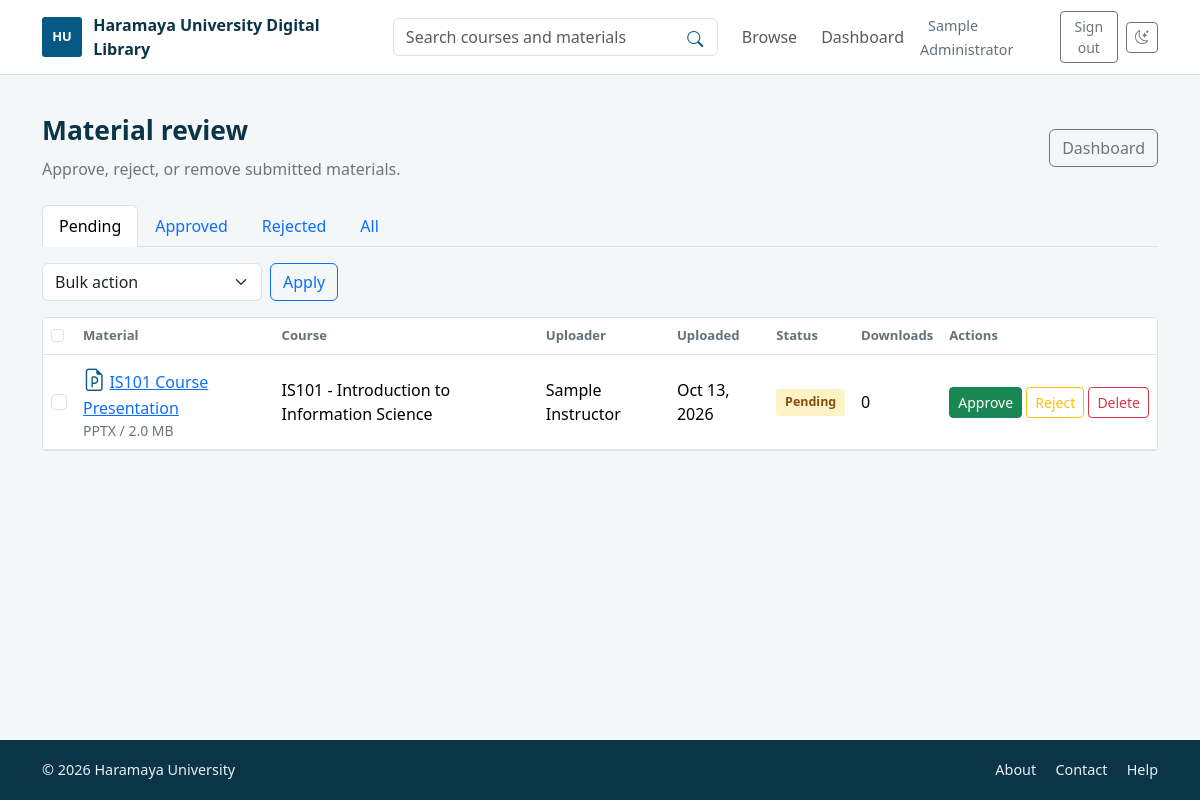
Page /admin/materials.php (signed in) on the committed database.
### tables this page shows
CREATE TABLE IF NOT EXISTS materials (
    material_id BIGINT UNSIGNED NOT NULL AUTO_INCREMENT,
    title VARCHAR(200) NOT NULL,
    description TEXT NULL,
    file_path VARCHAR(255) NOT NULL,
    file_type VARCHAR(10) NOT NULL,
    file_size BIGINT UNSIGNED NOT NULL,
    course_id BIGINT UNSIGNED NOT NULL,
    uploader_id BIGINT UNSIGNED NOT NULL,
    upload_date TIMESTAMP NOT NULL DEFAULT CURRENT_TIMESTAMP,
     
    approved TINYINT(1) NULL DEFAULT NULL,
    download_count BIGINT UNSIGNED NOT NULL DEFAULT 0,
    PRIMARY KEY (material_id),
    UNIQUE KEY uq_materials_file_path (file_path),
    KEY idx_materials_course_approval_date (course_id, approved, upload_date),
    KEY idx_materials_approval_date (approved, upload_date),
    KEY idx_materials_download_count (download_count),
    KEY idx_materials_uploader (uploader_id),
    CONSTRAINT chk_materials_approved CHECK (approved IS NULL OR approved IN (0, 1)),
    CONSTRAINT fk_materials_course
        FOREIGN KEY (course_id) REFERENCES courses (course_id)
        ON UPDATE CASCADE
        ON DELETE CASCADE,
    CONSTRAINT fk_materials_uploader
        FOREIGN KEY (uploader_id) REFERENCES users (user_id)
        ON UPDATE CASCADE
        ON DELETE RESTRICT
);

CREATE TABLE IF NOT EXISTS courses (
    course_id BIGINT UNSIGNED NOT NULL AUTO_INCREMENT,
    course_code VARCHAR(30) NOT NULL,
    course_title VARCHAR(180) NOT NULL,
    department_id SMALLINT UNSIGNED NOT NULL,
    year TINYINT UNSIGNED NOT NULL,
    semester TINYINT UNSIGNED NOT NULL,
    instructor_id BIGINT UNSIGNED NULL,
    PRIMARY KEY (course_id),
    UNIQUE KEY uq_courses_department_code (department_id, course_code),
    KEY idx_courses_curriculum (department_id, year, semester),
    KEY idx_courses_instructor (instructor_id),
    CONSTRAINT chk_courses_year CHECK (year BETWEEN 1 AND 6),
    CONSTRAINT chk_courses_semester CHECK (semester IN (1, 2)),
    CONSTRAINT fk_courses_department
        FOREIGN KEY (department_id) REFERENCES departments (department_id)
        ON UPDATE CASCADE
        ON DELETE RESTRICT,
    CONSTRAINT fk_courses_instructor
        FOREIGN KEY (instructor_id) REFERENCES users (user_id)
        ON UPDATE CASCADE
        ON DELETE SET NULL
);

CREATE TABLE IF NOT EXISTS users (
    user_id BIGINT UNSIGNED NOT NULL AUTO_INCREMENT,
    name VARCHAR(120) NOT NULL,
    email VARCHAR(254) NOT NULL,
    password VARCHAR(255) NOT NULL,
    role ENUM('student', 'instructor', 'admin') NOT NULL DEFAULT 'student',
    department_id SMALLINT UNSIGNED NULL,
    is_active TINYINT(1) NOT NULL DEFAULT 1,
    created_at TIMESTAMP NOT NULL DEFAULT CURRENT_TIMESTAMP,
    PRIMARY KEY (user_id),
    UNIQUE KEY uq_users_email (email),
    KEY idx_users_role_department (role, department_id),
    KEY idx_users_active_role (is_active, role),
    CONSTRAINT chk_users_is_active CHECK (is_active IN (0, 1)),
    CONSTRAINT fk_users_department
        FOREIGN KEY (department_id) REFERENCES departments (department_id)
        ON UPDATE CASCADE
        ON DELETE SET NULL
);

### includes/functions.php (called while the page is built, shortened)
<?php
function e(mixed $value): string
{
    return htmlspecialchars((string) $value, ENT_QUOTES | ENT_SUBSTITUTE, 'UTF-8');
}
function sanitize(mixed $value): string
{
    return trim(str_replace("\0", '', (string) $value));
}
function site_url(string $path = ''): string
{
    $base = BASE_URL;
    $path = ltrim($path, '/');
    return $base . ($path === '' ? '/' : '/' . $path);
}
function format_file_size(int|string $bytes): string
{
    $size = max(0, (int) $bytes);
    $units = ['KB', 'MB', 'GB', 'TB'];
    $value = $size / 1024;
    foreach ($units as $unit) {
        if ($value < 1024 || $unit === 'TB') {
            return number_format($value, 1) . ' ' . $unit;
        }
        $value /= 1024;
    }
    return number_format($value, 1) . ' TB';
}
function get_file_icon(string $fileType): string
{
    return match (strtolower($fileType)) {
        'pdf' => 'bi-file-earmark-pdf',
        'doc', 'docx' => 'bi-file-earmark-word',
        'ppt', 'pptx' => 'bi-file-earmark-ppt',
        'mp4' => 'bi-file-earmark-play',
        default => 'bi-file-earmark',
    };
}

### admin/materials.php (the view, shortened to what this page needs)
<?php
require_once __DIR__ . '/../includes/auth.php';
$status = sanitize($_GET['status'] ?? 'pending');
$conditions = match ($status) {
    'approved' => 'WHERE m.approved = 1',
    'rejected' => 'WHERE m.approved = 0',
    'all' => '',
    default => 'WHERE m.approved IS NULL',
};
$materials = $pdo->query(
    'SELECT m.material_id, m.title, m.file_type, m.file_size, m.upload_date,
            m.approved, m.download_count, c.course_code, c.course_title,
            u.name AS uploader_name
     FROM materials AS m JOIN courses AS c ON c.course_id = m.course_id
     JOIN users AS u ON u.user_id = m.uploader_id ' . $conditions . '
     ORDER BY m.upload_date DESC LIMIT 200'
)->fetchAll();
require __DIR__ . '/../includes/header.php';
?>
<main class="container page-shell">
    <div class="page-toolbar"><div><h1 class="page-title">Material review</h1><p class="text-secondary mb-0">Approve, reject, or remove submitted materials.</p></div>
        <a class="btn btn-outline-secondary" href="<?= e(site_url('admin/index.php')) ?>">Dashboard</a></div>
    <nav class="nav nav-tabs mb-3" aria-label="Material status filter">
        <?php foreach (['pending' => 'Pending', 'approved' => 'Approved', 'rejected' => 'Rejected', 'all' => 'All'] as $key => $label): ?>
            <a class="nav-link <?= $status === $key ? 'active' : '' ?>" href="<?= e(site_url('admin/materials.php?status=' . $key)) ?>"><?= e($label) ?></a>
        <?php endforeach; ?>
    </nav>
    <form method="post" action="<?= e(site_url('admin/materials.php?status=' . rawurlencode($status))) ?>">
        <div class="d-flex gap-2 mb-3"><select class="form-select" name="bulk_action" aria-label="Bulk action" style="max-width: 220px"><option value="">Bulk action</option></select><button class="btn btn-outline-primary" type="submit">Apply</button></div>
        <div class="table-responsive content-panel p-0"><table class="table align-middle mb-0"><thead><tr><th><input class="form-check-input" type="checkbox" data-select-all aria-label="Select all materials"></th><th>Material</th><th>Course</th><th>Uploader</th><th>Uploaded</th><th>Status</th><th>Downloads</th><th>Actions</th></tr></thead><tbody>
        <?php foreach ($materials as $material): ?>
            <?php $materialStatus = $material['approved'] === null ? 'pending' : ((int) $material['approved'] === 1 ? 'approved' : 'rejected'); ?>
            <tr><td><input class="form-check-input" type="checkbox" name="material_ids[]" value="<?= (int) $material['material_id'] ?>" aria-label="Select <?= e($material['title']) ?>"></td>
                <td><i class="bi <?= e(get_file_icon($material['file_type'])) ?> material-icon me-1" aria-hidden="true"></i><a href="<?= e(site_url('material.php?id=' . (int) $material['material_id'])) ?>"><?= e($material['title']) ?></a><div class="small text-secondary"><?= e(strtoupper($material['file_type']) . ' / ' . format_file_size($material['file_size'])) ?></div></td>
                <td><?= e($material['course_code'] . ' - ' . $material['course_title']) ?></td><td><?= e($material['uploader_name']) ?></td><td><?= e(date('M j, Y', strtotime($material['upload_date']))) ?></td>
                <td><span class="status-badge status-<?= e($materialStatus) ?>"><?= e(ucfirst($materialStatus)) ?></span></td><td><?= (int) $material['download_count'] ?></td>
                <td class="text-nowrap"><button class="btn btn-sm btn-success" name="single_action" value="approve:<?= (int) $material['material_id'] ?>" type="submit">Approve</button>
                    <button class="btn btn-sm btn-outline-warning" name="single_action" value="reject:<?= (int) $material['material_id'] ?>" type="submit">Reject</button>
                    <button class="btn btn-sm btn-outline-danger" name="single_action" value="delete:<?= (int) $material['material_id'] ?>" type="submit" data-confirm="Delete this material and its file?">Delete</button></td></tr>
        <?php endforeach; ?>
        </tbody></table></div>
    </form>
</main>
<?php require __DIR__ . '/../includes/footer.php'; ?>

### assets/css/style.css (style rules this page uses)
:root { color-scheme: light; --ink: #172b3a; --muted: #61717d; --blue: #075985; --blue-deep: #0c3448; --gold: #d5a12b; --paper: #f4f7f8; --line: #d8e1e5; --surface: #ffffff; }
* { box-sizing: border-box; }
body { min-height: 100vh; display: flex; flex-direction: column; color: var(--ink); background: var(--paper); }
.page-shell { flex: 1; padding-top: 2.5rem; padding-bottom: 3.5rem; }
.page-title { margin-bottom: .65rem; color: var(--blue-deep); font-size: 1.65rem; font-weight: 700; }
.form-panel, .content-panel { padding: clamp(1rem, 3vw, 1.5rem); border: 1px solid var(--line); border-radius: 4px; background: var(--surface); }
.table { --bs-table-bg: var(--surface); }
.table thead th { color: var(--muted); font-size: .82rem; font-weight: 700; white-space: nowrap; }
.material-icon { color: var(--blue); font-size: 1.4rem; }
.status-badge { display: inline-block; padding: .25rem .55rem; border-radius: 3px; font-size: .78rem; font-weight: 700; }
.status-pending { color: #854d0e; background: #fef3c7; }
.page-toolbar { display: flex; align-items: center; justify-content: space-between; gap: 1rem; margin-bottom: 1.5rem; }

### rows in the picture
materials: title "IS101 Course Presentation", file_type+file_size "PPTX / 2.0 MB", course.course_title "IS101 - Introduction to Information Science", uploader.name "Sample Instructor", upload_date "Oct 13, 2026", approved "Pending", download_count "0"

### other values in the picture
$siteTitle "Haramaya University Digital Library"
$_SESSION['name'] "Sample Administrator"
$label "Pending"
$label "Approved"
$label "Rejected"
$label "All"
